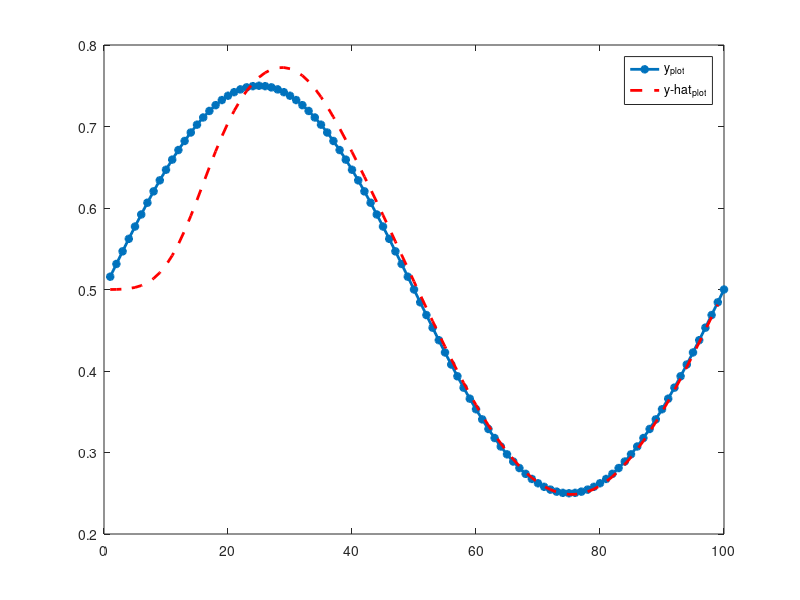
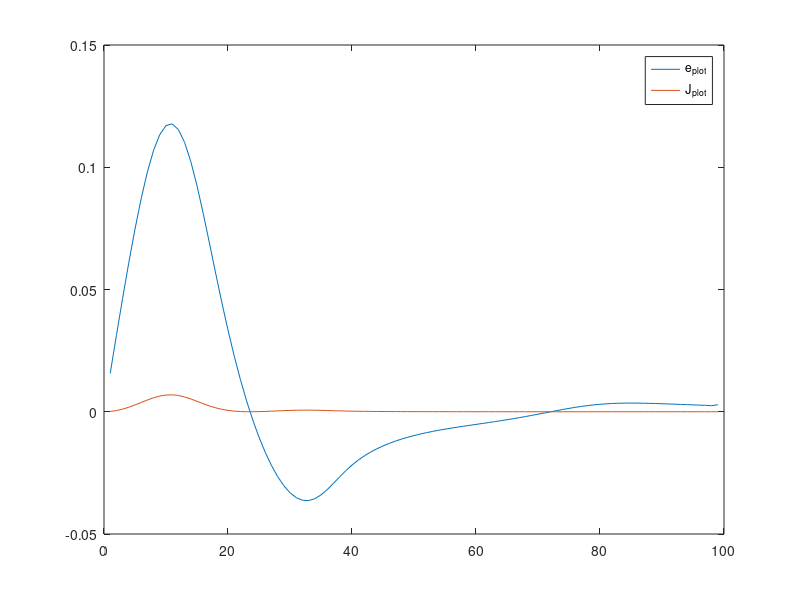

Source code (MATLAB) for these figures, in order:
clc
clear all
close all
% Create and Plot Raw Data
x = 1:100;

% y = rand(1,length(x))./10;
% y = 0.25*x + randn(1,length(x));
% y = 1./(1+ exp(-0.5*x + randn(1,length(x))));
y = 0.5 + 0.25*sin(2*pi*x/100);
% y = 0.5 + 0.25*sin(2*pi*x/100)+ 0.05*randn(1,length(x));
% y = rand(1,length(x)).*x + 10;
% y = 0.25.*x.^2 + 10.*x + randn(1,length(x));
y_hat(1) = 0;
e(1) = 0;
b(1) = 0;
w(1,1) = 0;
w(2,1) = 0;
w(3,1) = 0;

alpha_w = 0.0105;%0.0105;% 0.002;
alpha_b = 0.1;%0.1;% 0.002;

z(1,1) = x(1);
z(2,1) = 0;
z(3,1) = 0;

plot(x,y,'-*','LineWidth',2)


for i = 1:length(x)-1
    % do sth
    % for j = 1:10000
    y_hat(i) = 1/(1+exp(-(w(:,i)'*z(:,i)+b(i))));

    e(i) = y(i)-y_hat(i);

    J(i) = 0.5*(e(i))^2;
    w(:,i+1) = w(:,i) + alpha_w*e(i)*y_hat(i)*(1-y_hat(i))*z(:,i);
    b(i+1) = b(i) + alpha_b*e(i)*y_hat(i)*(1-y_hat(i));

    z(1,i+1) = x(i+1);
    z(2,i+1) = y(i);
z(3,i+1) = y_hat(i);
    % end


    

end

hold on
plot(x(1:end-1),y_hat,'r--','LineWidth',2)
hold off
legend('y_{plot}','y-hat_{plot}')

figure
plot(e)
hold on
plot(J)
hold off
legend('e_{plot}','J_{plot}')

disp(mean(J))